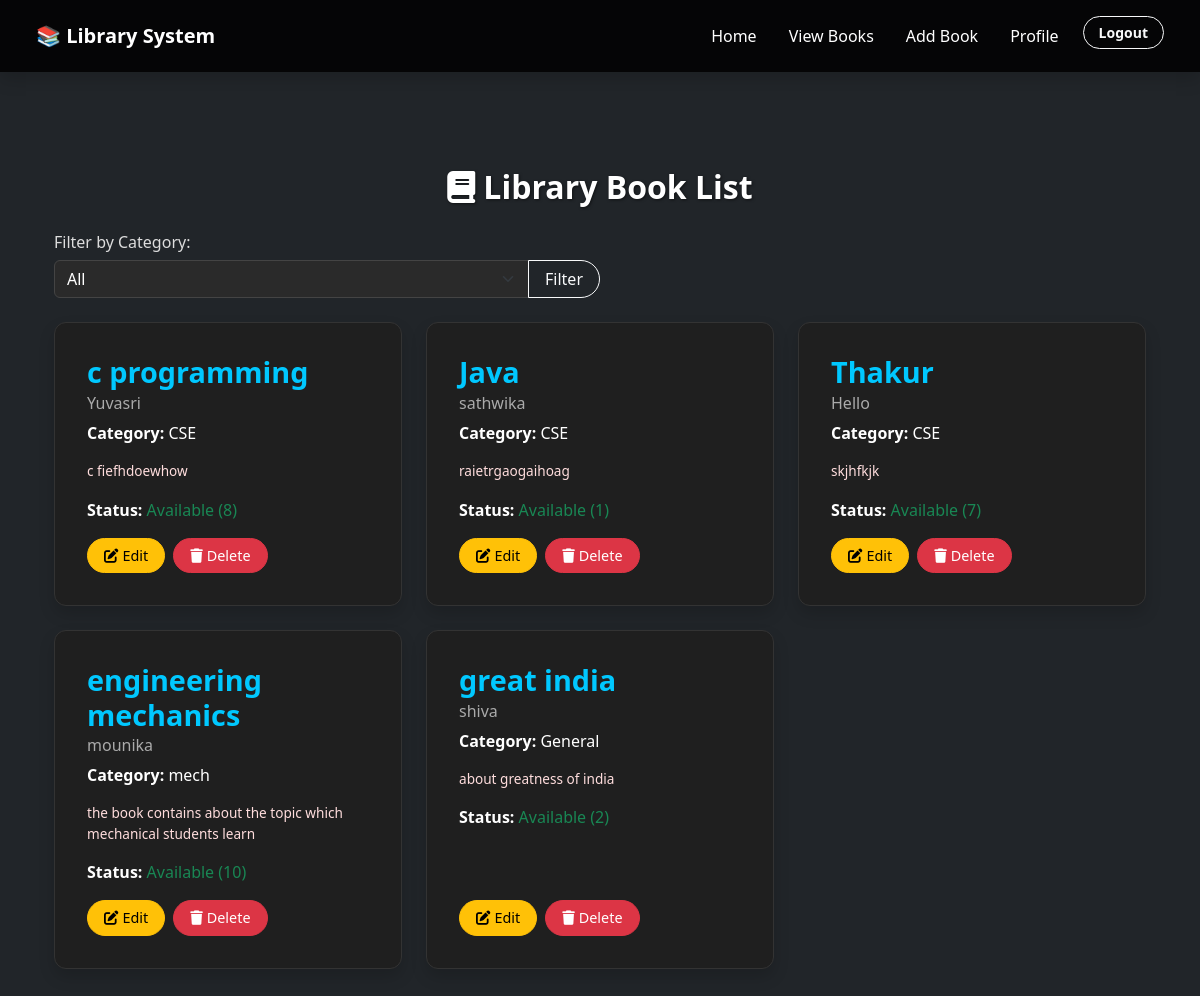
Before: /books/ (signed in) with the older database file.
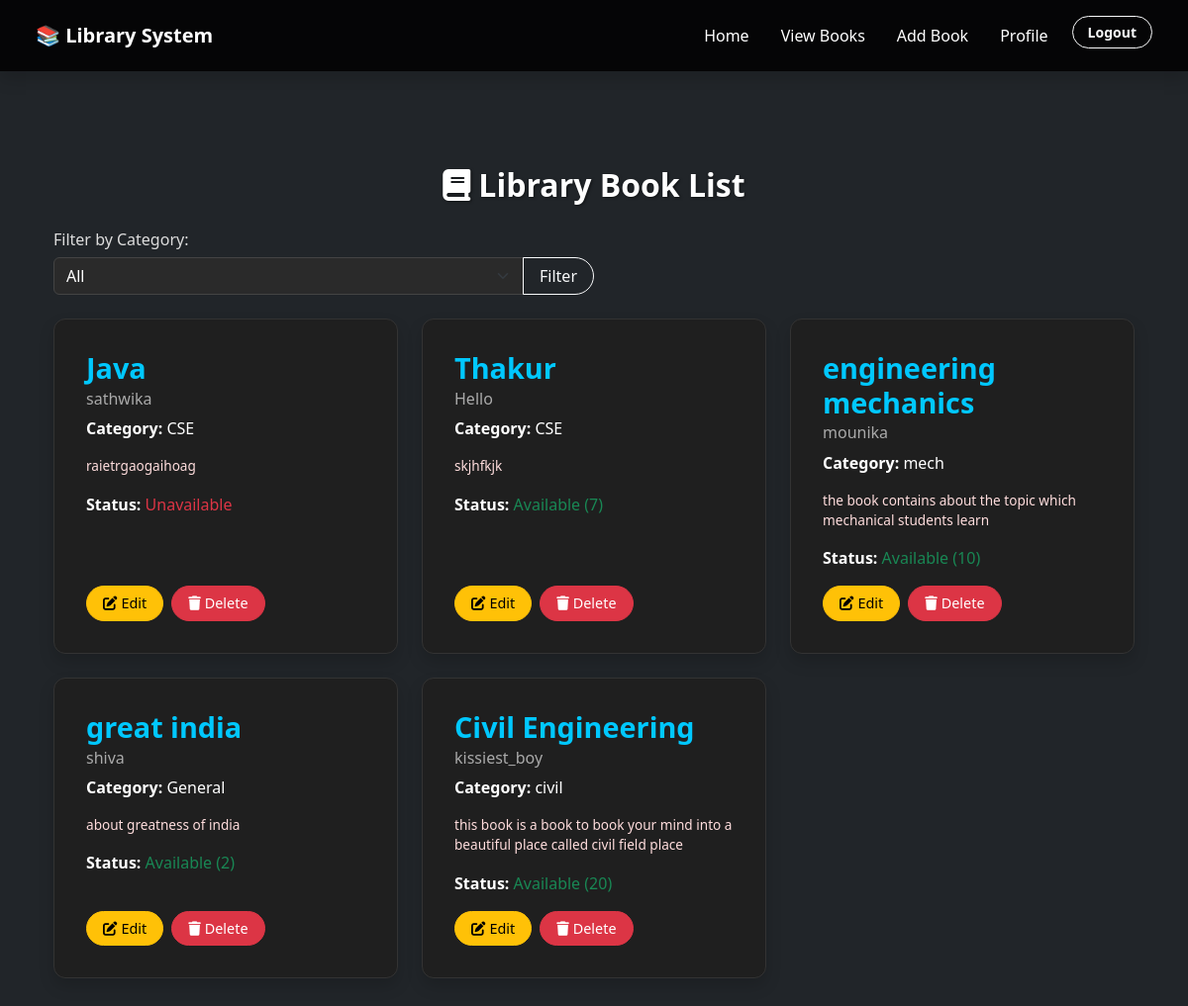
After: the same page with the newer database file.
### LibraryApp/models.py (models this page shows, shortened)
class Book(models.Model):
    title = models.CharField(max_length=255)
    category = models.CharField(max_length=100)  # NEW
    author = models.CharField(max_length=255)
    copies = models.PositiveIntegerField(default=1)  # NEW
    description = models.TextField(blank=True, null=True)
    created_at = models.DateTimeField(auto_now_add=True)
    added_by = models.ForeignKey(User, on_delete=models.CASCADE)

### LibraryApp/views.py (the view)
# urls.py: path('books/', views.view_books, name='view_books'),
@login_required
def view_books(request):
    category_filter = request.GET.get('category')
    books = Book.objects.all()
    if category_filter:
        books = books.filter(category=category_filter)
    categories = Book.objects.values_list('category', flat=True).distinct()
    return render(request, 'view_books.html', {
        'books': books,
        'categories': categories,
        'selected_category': category_filter
    })

### LibraryApp/templates/view_books.html (shortened to what this page needs)
{% extends 'base.html' %}
{% block content %}
<div class="container mt-5">
    <h2 class="mb-4 text-center text-white"><i class="fas fa-book me-2"></i>Library Book List</h2>
    <form method="GET" class="mb-4">
        <label for="category" class="form-label filter-label">Filter by Category:</label>
        <div class="input-group w-50">
            <select name="category" id="category" class="form-select" onchange="this.form.submit()">
                <option value="">All</option>
            </select>
            <button type="submit" class="btn btn-outline-light">Filter</button>
        </div>
    </form>
    <div class="row">
        {% for book in books %}
        <div class="col-md-4 mb-4">
            <div class="card book-card shadow h-100 p-3">
                <div class="card-body d-flex flex-column">
                    <h5 class="card-title">{{ book.title }}</h5>
                    <h6 class="card-subtitle mb-2 text-muted">{{ book.author }}</h6>
                    <p class="card-text"><strong>Category:</strong> {{ book.category }}</p>
                    <p class="card-text small">{{ book.description|default:"No description available." }}</p>
                    <p><strong>Status:</strong>
                        {% if book.copies > 0 %}
                            <span class="text-success">Available ({{ book.copies }})</span>
                        {% else %}
                            <span class="text-danger">Unavailable</span>
                        {% endif %}
                    </p>
                    <div class="mt-auto d-flex flex-wrap gap-2">
                        {% if request.user.profile.user_type == 'admin' %}
                            <a href="{% url 'edit_book' book.id %}" class="btn btn-warning btn-sm">
                                <i class="fas fa-edit me-1"></i>Edit
                            </a>
                            <a href="{% url 'delete_book' book.id %}" class="btn btn-danger btn-sm">
                                <i class="fas fa-trash me-1"></i>Delete
                            </a>
                        {% endif %}
                    </div>
                </div>
            </div>
        </div>
        {% empty %}
        <div class="col-12">
            <p class="empty-message">No books found in this category.</p>
        </div>
        {% endfor %}
    </div>
</div>
{% endblock %}

### LibraryApp/templates/base.html (shortened to what this page needs)
{% load static %}
<!DOCTYPE html>
<html lang="en">
<head>
    <link rel="stylesheet" href="{% static 'css/bootstrap.min.css' %}">
    <link rel="stylesheet" href="{% static 'css/custom.css' %}">
    <link rel="stylesheet" href="https://cdnjs.cloudflare.com/ajax/libs/font-awesome/6.5.0/css/all.min.css" />
</head>
<body class="bg-dark text-white">
<nav class="navbar navbar-expand-lg library-navbar shadow px-4 py-3" style="background-color: #0d6efd;">
    <div class="container-fluid">
        <a class="navbar-brand fw-bold text-white" href="{% url 'home' %}">📚 Library System</a>
        <div class="collapse navbar-collapse justify-content-end" id="navbarNav">
            <ul class="navbar-nav gap-3">
                <li class="nav-item"><a class="nav-link text-white" href="{% url 'home' %}">Home</a></li>
                <li class="nav-item"><a class="nav-link text-white" href="{% url 'view_books' %}">View Books</a></li>
                {% if request.user.is_authenticated %}
                    {% if request.user.profile.user_type == 'admin' %}
                        <li class="nav-item"><a class="nav-link text-white" href="{% url 'add_book' %}">Add Book</a></li>
                    {% endif %}
                    <li class="nav-item"><a class="nav-link text-white" href="{% url 'profile' %}">Profile</a></li>
                    <li class="nav-item">
                        <a class="btn btn-outline-light btn-sm" href="{% url 'logout' %}">Logout</a>
                    </li>
                {% else %}
                    <li class="nav-item"><a class="nav-link text-white" href="{% url 'login' %}">Login</a></li>
                    <li class="nav-item"><a class="nav-link text-white" href="{% url 'register' %}">Register</a></li>
                {% endif %}
            </ul>
        </div>
    </div>
</nav>
<div class="container py-5">
    {% block content %}{% endblock %}
</div>
</body>
</html>

### LibraryApp/static/css/custom.css (style rules this page uses)
.form-label { color: #0f0d0d; font-weight: 600; margin-bottom: 6px; }
::placeholder { color: rgba(255, 255, 255, 0.6); font-style: italic; }
h2 { color: #ffffff; font-weight: bold; text-shadow: 1px 1px 3px #00000088; margin-bottom: 30px; }
.text-danger { font-weight: 500; }
.small { font-size: 0.85rem; color: #ffdddd; }
.library-navbar { background-color: rgba(0, 0, 0, 0.85) !important; border-radius: 0; }
.library-navbar .navbar-brand, .library-navbar .nav-link { color: white !important; font-weight: 500; }
.navbar .btn-outline-light { border-radius: 50px; padding: 5px 15px; font-weight: 600; transition: background 0.3s ease; }
.card-title { font-weight: 600; font-size: 1.8rem; }

### LibraryApp/templates/view_books.html (style rules this page uses)
.filter-label { color: #ddd; font-weight: 500; }
.form-select, .form-control { background-color: #2a2a2a; color: #ffffff; border: 1px solid #444; }
.form-select option { background-color: #2a2a2a; color: #fff; }
.book-card { background-color: #1f1f1f; border: 1px solid #333; border-radius: 12px; color: #ffffff; transition: transform 0.3s ease, box-shadow 0.3s ease; }
.book-card .card-title { color: #00c8ff; }
.text-muted { color: #aaa !important; }
.btn { border-radius: 25px; padding: 6px 16px; }
.btn-warning, .btn-danger, .btn-primary, .btn-secondary { font-size: 0.9rem; }

Changed rows visible on the page:
removed Book: title "c programming", author "Yuvasri", category "CSE", description "c fiefhdoewhow", copies "8"
changed Book "Java": copies "1" → (not shown); copies "Available ( )" → "Unavailable"
added Book: title "Civil Engineering", author "kissiest_boy", category "civil", description "this book is a book to book your mind into a beautiful place called civil field place", copies "20"
